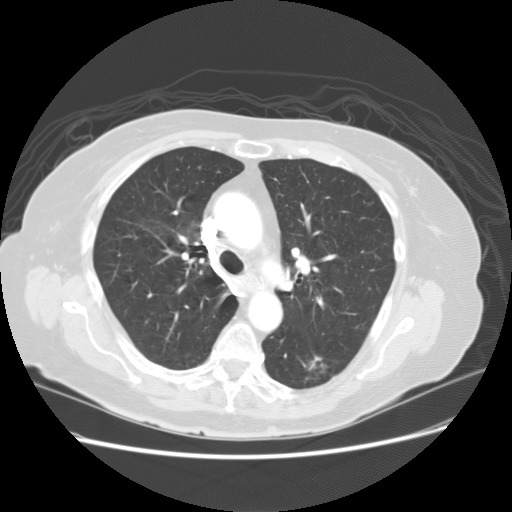
#> input picture Lung Segmentation/1-039 (2).jpg, 512 x 512 px
$ python deneme.py
#> lines starting #> are read from the running program, lines starting #| are printed output that depends on the picture
import cv2
import numpy as np
import math
import matplotlib.pyplot as plt
from scipy import ndimage
from skimage import io,color,measure,draw,filters,exposure
from skimage.segmentation import clear_border
import skimage.segmentation as seg
import skimage.data as data

def main():

    image_rgb = cv2.imread("1-039 (2).jpg")
#> image_rgb is the input picture: shape (512, 512, 3); min 0, max 255, mean 106.2
    image = cv2.cvtColor(image_rgb,cv2.COLOR_BGR2GRAY)
    '''
    rows = image.shape[0]
    cols = image.shape[1]
    print("length: ", len(image))
    print("Dimensions: ", image.shape)
    print("rows,cols: ", rows, cols)
    '''
    text = data.page()
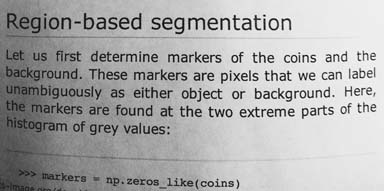
#> input picture skimage.data.page(), 384 x 191 px
#> text is the input picture: shape (191, 384); min 0, max 255, mean 171.5
    print(text.shape)
#| (191, 384)
    image_show(text)
    fig,ax = plt.subplots(1,1)
    ax.hist(text.ravel(),bins=256,range=[0,255])
    ax.set_xlim(0,256)
    # [6 lines of commented-out code are left out]


    plt.show()
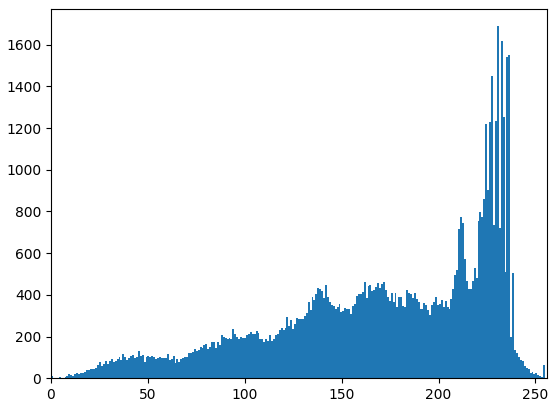
#> figure drawn by matplotlib, 1 panel; tallest bar 1689 high, from x = 230.1 to 231.1


def image_show(image,nrows=1,ncols=1,cmap='gray',**kwargs):

    fig,ax = plt.subplots(nrows=ncols,ncols=nrows,figsize=(16,16))
    ax.imshow(image,cmap='gray')
    ax.axis("off")
    return fig,ax


if __name__ == "__main__":

    main()

$ run again, with Lung Segmentation/1-039.jpg copied over Lung Segmentation/1-039 (2).jpg
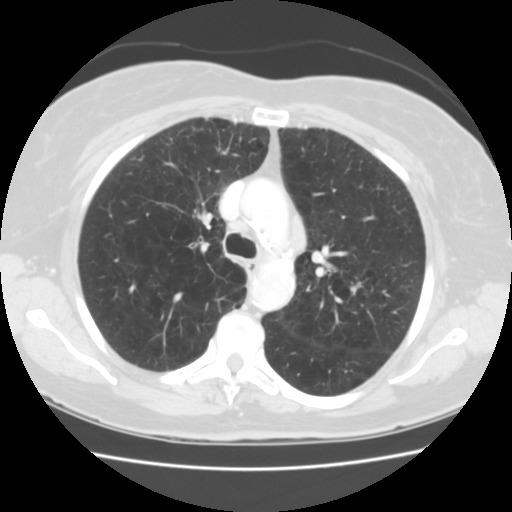
#> input picture Lung Segmentation/1-039.jpg, 512 x 512 px
#> in main, image_rgb is the input picture: shape (512, 512, 3); min 0, max 255, mean 119.2
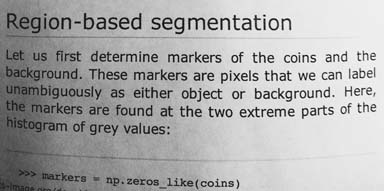
#> input picture skimage.data.page(), 384 x 191 px
#> in main, text is the input picture: shape (191, 384); min 0, max 255, mean 171.5
#| (191, 384)

$ run again, with Lung Segmentation/lung.jpg copied over Lung Segmentation/1-039 (2).jpg
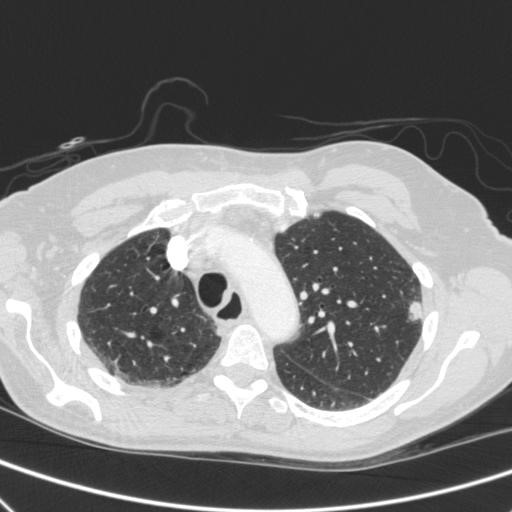
#> input picture Lung Segmentation/lung.jpg, 512 x 512 px
#> in main, image_rgb is the input picture: shape (512, 512, 3); min 32, max 255, mean 121.7
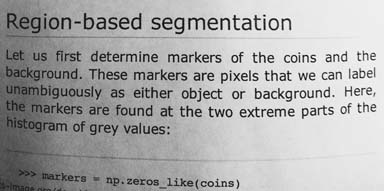
#> input picture skimage.data.page(), 384 x 191 px
#> in main, text is the input picture: shape (191, 384); min 0, max 255, mean 171.5
#| (191, 384)
